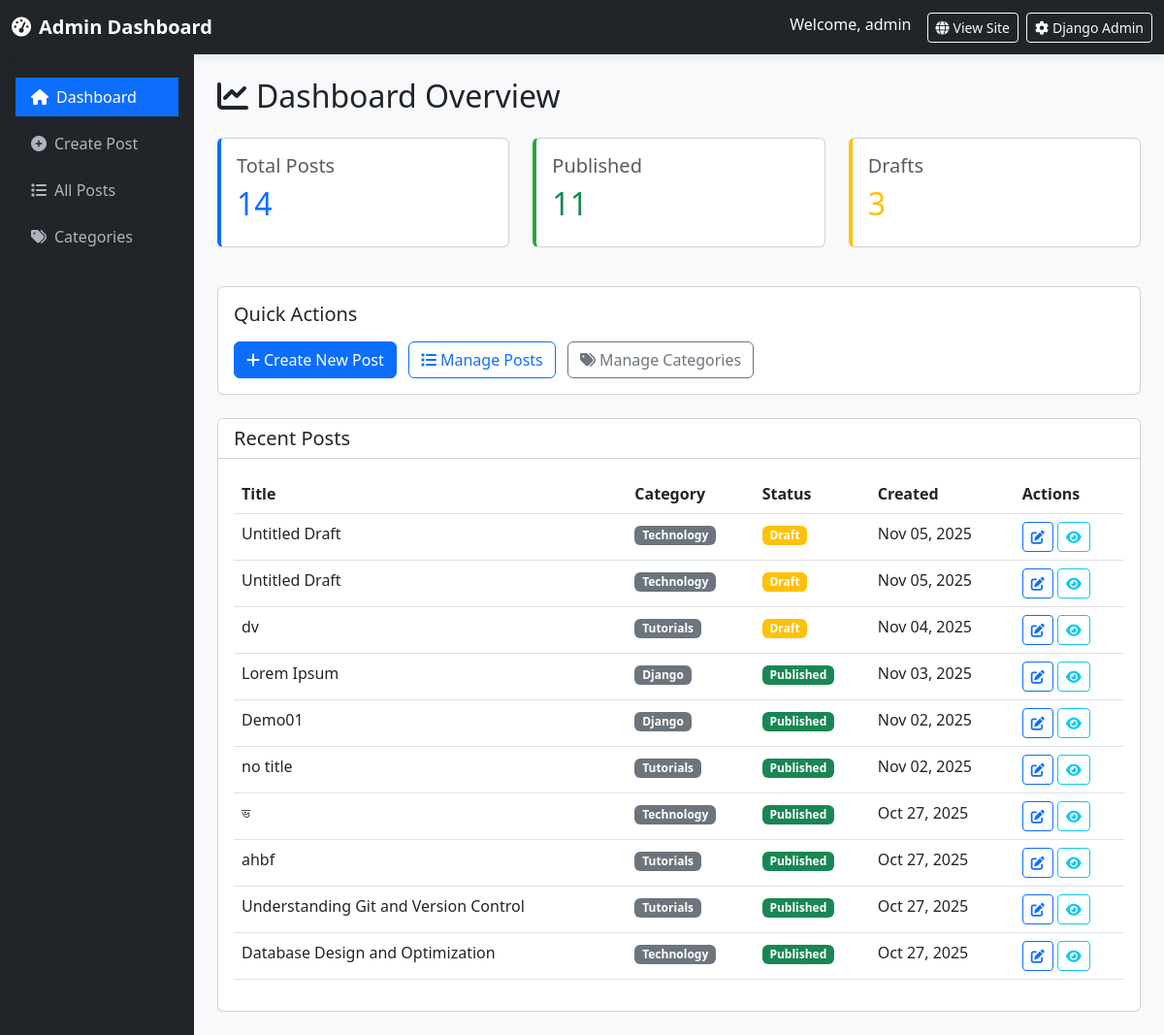
Before: /manage/ (signed in) with the older database file.
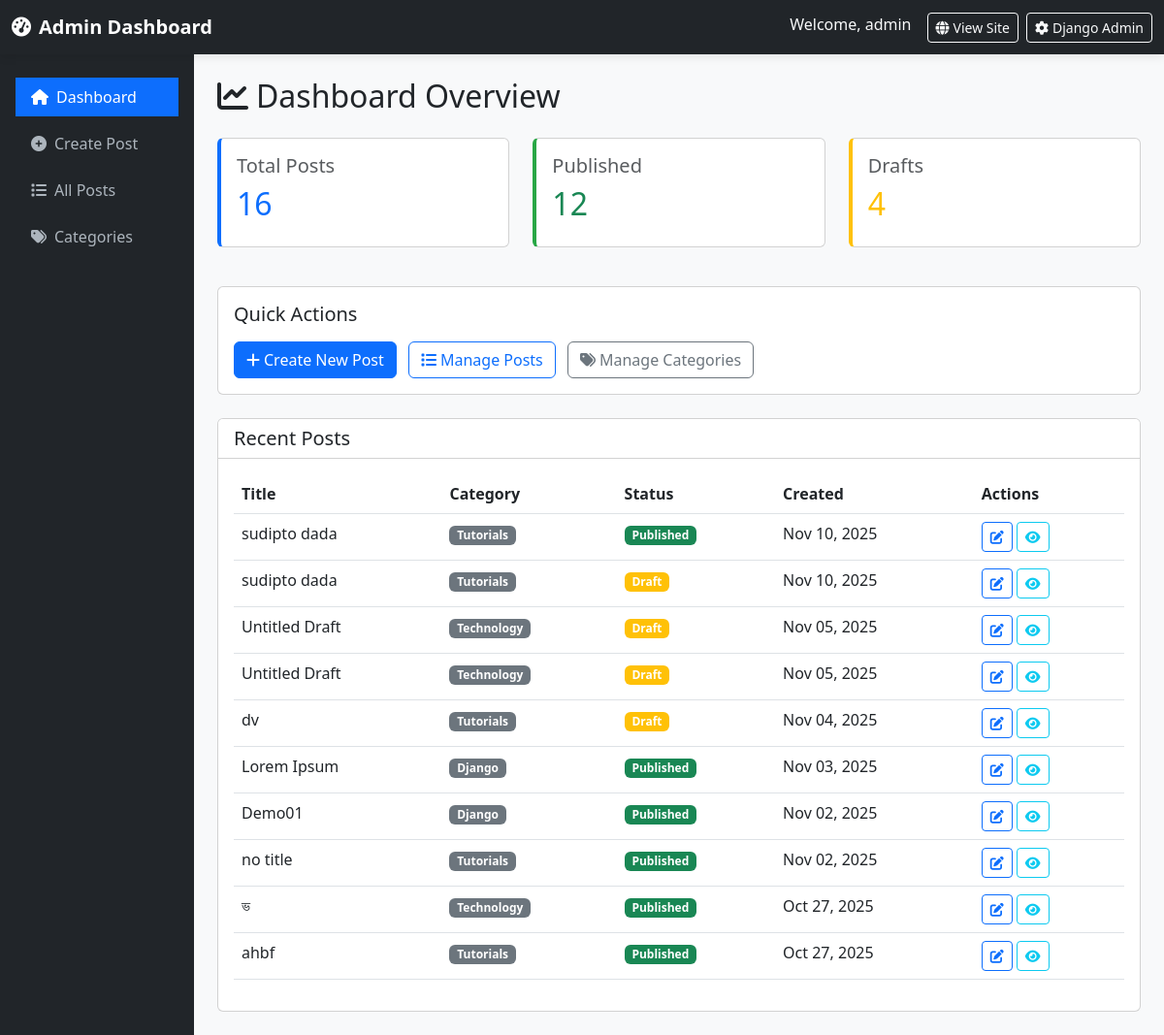
After: the same page with the newer database file.
### blog/models.py (models this page shows, shortened)
class Post(models.Model):
    STATUS_CHOICES = [
        ('draft', 'Draft'),
        ('published', 'Published'),
    ]
    title = models.CharField(max_length=200)
    slug = models.SlugField(unique=True)
    author = models.ForeignKey(User, on_delete=models.CASCADE)
    category = models.ForeignKey(Category, on_delete=models.CASCADE, related_name='posts')
    content = models.TextField(help_text="You can add images, videos, and YouTube links here")
    excerpt = models.TextField(max_length=500, blank=True, help_text="Brief description of the post")
    featured_image = models.ImageField(upload_to='blog_images/', blank=True, null=True)
    youtube_url = models.CharField(max_length=200, blank=True, help_text="YouTube URL (e.g., https://www.youtube.com/watch?v=VIDEO_ID)")
    video_file = models.FileField(upload_to='blog_videos/', blank=True, null=True, help_text="Upload video file")
    status = models.CharField(max_length=10, choices=STATUS_CHOICES, default='draft')
    created_at = models.DateTimeField(auto_now_add=True)
    updated_at = models.DateTimeField(auto_now=True)
    published_at = models.DateTimeField(null=True, blank=True)
    class Meta:
        ordering = ['-created_at']

class Category(models.Model):
    name = models.CharField(max_length=100)
    slug = models.SlugField(unique=True)
    description = models.TextField(blank=True)
    created_at = models.DateTimeField(auto_now_add=True)
    class Meta:
        verbose_name_plural = "Categories"

### blog/views.py (the view)
# urls.py: path('manage/', views.admin_dashboard, name='admin_dashboard'),
@login_required
def admin_dashboard(request):
    if not request.user.is_staff:
        return redirect('post_list')
    posts = Post.objects.filter(author=request.user).order_by('-created_at')[:10]
    categories = Category.objects.all()
    stats = {
        'total_posts': Post.objects.filter(author=request.user).count(),
        'published_posts': Post.objects.filter(author=request.user, status='published').count(),
        'draft_posts': Post.objects.filter(author=request.user, status='draft').count(),
    }
    context = {
        'posts': posts,
        'categories': categories,
        'stats': stats,
    }
    return render(request, 'blog/admin_dashboard.html', context)

### templates/blog/admin_dashboard.html (shortened to what the changed rows need)
<!DOCTYPE html>
<html lang="en">
<head>
	<link href="https://cdn.jsdelivr.net/npm/bootstrap@5.3.0/dist/css/bootstrap.min.css" rel="stylesheet">
	<link rel="stylesheet" href="https://cdnjs.cloudflare.com/ajax/libs/font-awesome/6.0.0/css/all.min.css">
</head>
<body>
	<div class="container-fluid">
		<div class="row">
			<main class="col-md-9 col-lg-10 px-md-4 py-4">
				{% block content %}
				<h2 class="mb-4"><i class="fas fa-chart-line me-2"></i>Dashboard Overview</h2>
				<div class="row mb-4">
					<div class="col-md-4 mb-3">
						<div class="card stat-card">
							<div class="card-body">
								<h5 class="card-title text-muted">Total Posts</h5>
								<h2 class="text-primary">{{ stats.total_posts }}</h2>
							</div>
						</div>
					</div>
					<div class="col-md-4 mb-3">
						<div class="card stat-card" style="border-left-color: #28a745;">
							<div class="card-body">
								<h5 class="card-title text-muted">Published</h5>
								<h2 class="text-success">{{ stats.published_posts }}</h2>
							</div>
						</div>
					</div>
					<div class="col-md-4 mb-3">
						<div class="card stat-card" style="border-left-color: #ffc107;">
							<div class="card-body">
								<h5 class="card-title text-muted">Drafts</h5>
								<h2 class="text-warning">{{ stats.draft_posts }}</h2>
							</div>
						</div>
					</div>
				</div>
				<div class="card">
					<div class="card-body">
						{% if posts %}
							<div class="table-responsive">
								<table class="table table-hover">
									<thead>
										<tr>
											<th>Title</th>
											<th>Category</th>
											<th>Status</th>
											<th>Created</th>
											<th>Actions</th>
										</tr>
									</thead>
									<tbody>
										{% for post in posts %}
										<tr>
											<td>{{ post.title }}</td>
											<td><span class="badge bg-secondary">{{ post.category.name }}</span></td>
											<td>
												{% if post.status == 'published' %}
													<span class="badge bg-success">Published</span>
												{% else %}
													<span class="badge bg-warning">Draft</span>
												{% endif %}
											</td>
											<td>{{ post.created_at|date:"M d, Y" }}</td>
											<td>
												{% if post.slug %}
												<a href="{% url 'admin_edit_post' post.slug %}" class="btn btn-sm btn-outline-primary">
													<i class="fas fa-edit"></i>
												</a>
												<a href="{% url 'post_detail' post.slug %}" target="_blank" class="btn btn-sm btn-outline-info">
													<i class="fas fa-eye"></i>
												</a>
												{% endif %}
											</td>
										</tr>
										{% endfor %}
									</tbody>
								</table>
							</div>
						{% else %}
							<p class="text-muted">No posts yet. <a href="{% url 'admin_create_post' %}">Create your first post!</a></p>
						{% endif %}
					</div>
				</div>
				{% endblock %}
			</main>
		</div>
	</div>
</body>
</html>

Changed rows visible on the page:
no longer on this page (row unchanged): Post: title "Understanding Git and Version Control", category.name "Tutorials", status "Published", created_at "Oct 27, 2025"
no longer on this page (row unchanged): Post: title "Database Design and Optimization", category.name "Technology", status "Published", created_at "Oct 27, 2025"
added Post: title "sudipto dada", category.name "Tutorials", status "Published", created_at "Nov 10, 2025", slug "sudipto-dada-1" (drawn)
added Post: title "sudipto dada", category.name "Tutorials", status "Draft", created_at "Nov 10, 2025", slug "sudipto-dada" (drawn)
Other visible differences:
{{ stats.total_posts }}: "14" → "16"
{{ stats.published_posts }}: "11" → "12"
{{ stats.draft_posts }}: "3" → "4"
